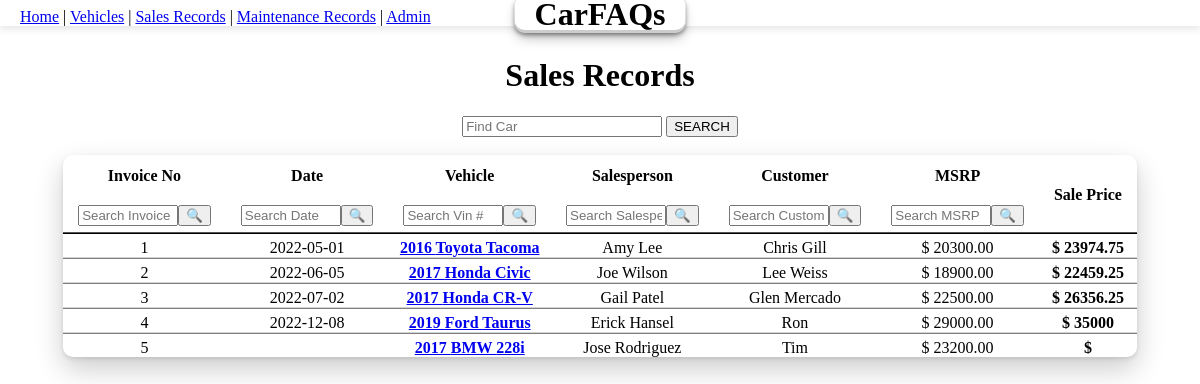
The app's page /sales with its own data.
### app.py (models this page shows, shortened)
class Sales(db.Model):
    s_invoiceNo = db.Column(db.Integer, primary_key = True)
    s_date = db.Column(db.String, unique = False)
    s_VIN = db.Column(db.String, unique = False)
    s_spID = db.Column(db.Integer, unique = False)
    s_cID = db.Column(db.Integer, unique = False)
    s_MSRP = db.Column(db.Integer, unique = False)
    s_totalCost = db.Column(db.Integer, unique = False)

class Vehicle(db.Model):
    v_VIN = db.Column(db.String, primary_key = True)
    v_year = db.Column(db.Integer, unique = False)
    v_make = db.Column(db.String, unique = False)
    v_model = db.Column(db.String, unique = False)
    v_trim = db.Column(db.Integer, unique = False)
    v_color = db.Column(db.Integer, nullable = True, unique = False)
    v_MSRP = db.Column(db.Float, unique = False)
    v_status = db.Column(db.String, unique = False)

class Salesperson(db.Model):
    sp_ID = db.Column(db.Integer, primary_key = True)
    sp_name = db.Column(db.String, unique = False)
    sp_position = db.Column(db.String, unique = False)

class Customer(db.Model):
    c_ID = db.Column(db.Integer, primary_key = True)
    c_name = db.Column(db.String, unique = False)
    c_phone = db.Column(db.String, unique = False)

### app.py (the view, shortened to what this page needs)
@app.route('/sales', methods = ['GET', 'POST'])
def sales():
    if request.method == 'GET':
        sales = (Sales.query.outerjoin(Salesperson, Salesperson.sp_ID==Sales.s_spID)
                            .outerjoin(Customer, Customer.c_ID==Sales.s_cID)
                            .outerjoin(Vehicle, Vehicle.v_VIN==Sales.s_VIN)
                            .add_columns(Salesperson.sp_name, Customer.c_name,Sales.s_invoiceNo,Sales.s_date,
                                        Sales.s_VIN,Sales.s_spID,Sales.s_cID,Sales.s_MSRP,Sales.s_totalCost,
                                        Vehicle.v_year,Vehicle.v_make,Vehicle.v_model,Vehicle.v_VIN)
                            .all())
        return render_template('sales.html', sales=sales)

### templates/sales.html (shortened to what this page needs)
<html>
    <link rel="stylesheet" href="{{ url_for('static', filename='css/login.css') }}">
    <div class = "transbox">
    <head>
        <div class="headerbar">
            <div class="headerbar-Links">
                <p><a href={{ url_for('home') }}>Home</a> |
                    <a href={{ url_for('cars') }}>Vehicles</a> |
                    <a href={{ url_for('sales') }}>Sales Records</a> |
                    <a href={{ url_for('maint') }}>Maintenance Records</a> |
                    <a href={{ url_for('admin') }}>Admin</a>
                    </p>
                <div class="headerbar-Title">
                    <h1 class="title">CarFAQs</h1>
                </div>
            </div>
        </div>
    </head>
    <body>
        <div class = "outerbox">
        <h1 class="pagetitle">Sales Records</h1>
        <form action="/sales" method="post">
            <div id="usrnm" class="txtf">
                <input id="username2" type="text" name="vinS" placeholder="Find Car">
                <input id="button2" type="submit" value="SEARCH">
            </div>
        </form>
        <div class = "innerbox">
        <table>
            <tr>
                <th>Invoice No<form action="/sales1" method="post">
                                <input id="username" type="text" name="v1" placeholder="Search Invoice Number">
                                <input id="button" type="submit" value="&#128269;">
                                </form></th>
                <th>Date<form action="/sales2" method="post">
                                <input id="username" type="text" name="v2" placeholder="Search Date">
                                <input id="button" type="submit" value="&#128269;">
                                </form></th>
                <th>Vehicle<form action="/sales" method="post">
                                <input id="username" type="text" name="vinS" placeholder="Search Vin #">
                                <input id="button" type="submit" value="&#128269;">
                                </form></th>
                <th>Salesperson<form action="/sales3" method="post">
                                <input id="username" type="text" name="v3" placeholder="Search Salesperson">
                                <input id="button" type="submit" value="&#128269;">
                                </form></th>
                <th>Customer<form action="/sales4" method="post">
                                <input id="username" type="text" name="v4" placeholder="Search Customer">
                                <input id="button" type="submit" value="&#128269;">
                                </form></th>
                <th>MSRP<form action="/sales5" method="post">
                                <input id="username" type="text" name="v5" placeholder="Search MSRP">
                                <input id="button" type="submit" value="&#128269;">
                                </form></th>
                <th>Sale Price</th>
            </tr>
            {% for eachSale in sales %}
                <tr>
                    <td>{{ eachSale.s_invoiceNo }}</td>
                    <td>{{ eachSale.s_date }}</td>
                    <td class="bold"><a href="cars/{{ eachSale.s_VIN }}/0">{{ eachSale.v_year }} {{ eachSale.v_make }} {{ eachSale.v_model}}</a></td>
                    <td>{{ eachSale.sp_name }}</td>
                    <td>{{ eachSale.c_name}}</td>
                    <td>$ {{ eachSale.s_MSRP}}.00</td>
                    <td class="bold">$ {{ eachSale.s_totalCost}}</td>
                </tr>
                {% endfor %}
        </table>
        </div>
    </body>
    <link href = "{{ url_for('static', filename='css/login.css') }}" rel = " stylesheet">
</html>

### static/css/login.css (style rules this page uses)
h1,h5 { text-align: center; }
table { border-radius: 10px; border-collapse: collapse; margin-left: auto; margin-right: auto; box-shadow: rgba(0, 0, 0, 0.2) 0px 12px 28px 0px, rgba(0, 0, 0, 0.1) 0px 2px 4px 0px, rgba(255, 255, 255, 0.05) 0px 0px 0px 1px inset; }
th { border-bottom: 2px inset black; padding: 12px 15px 8px 15px; }
td ,tr { padding: 5px 10px 0px 10px; justify-content: center; text-align: center; }
td { border-top: 2px inset lightgray; }
input[type=text] { margin-bottom:2px; }
.headerbar { background-color: white; position: relative; margin: -18px -8px 0px -8px; box-shadow: rgba(99, 99, 99, 0.2) 0px 2px 8px 0px; }
.headerbar-Links { text-align: left; padding: 2px 0px 0px 20px; }
h1.title { font-weight:900; position:absolute; left: 50%; transform: translateX(-50%); top: -15px; background-color: white; border-radius: 10px; padding: 0px 20px; box-shadow: rgba(0, 0, 0, 0.4) 0px 2px 4px, rgba(0, 0, 0, 0.3) 0px 7px 13px -3px, rgba(0, 0, 0, 0.2) 0px -3px 0px inset; }
h1.pagetitle { padding-top: 10px; }
.bold { font-weight:900; }
#usrnm { text-align: center; justify-content: center; }
#username { width: 100px; }
#username2 { width: 200px; }
#button { margin-left:-4px; }
#button2 { text-align: center; }
label.label, #username,#button { position:relative; top: 20px; }

### records on screen
Sales: s_invoiceNo "1", s_date "2022-05-01", v_year "2016", v_make "Toyota", v_model "Tacoma", sp_name "Amy Lee", c_name "Chris Gill", s_MSRP "20300", s_totalCost "23974.75"
Sales: s_invoiceNo "2", s_date "2022-06-05", v_year "2017", v_make "Honda", v_model "Civic", sp_name "Joe Wilson", c_name "Lee Weiss", s_MSRP "18900", s_totalCost "22459.25"
Sales: s_invoiceNo "3", s_date "2022-07-02", v_year "2017", v_make "Honda", v_model "CR-V", sp_name "Gail Patel", c_name "Glen Mercado", s_MSRP "22500", s_totalCost "26356.25"
Sales: s_invoiceNo "4", s_date "2022-12-08", v_year "2019", v_make "Ford", v_model "Taurus", sp_name "Erick Hansel", c_name "Ron", s_MSRP "29000", s_totalCost "35000"
Sales: s_invoiceNo "5", v_year "2017", v_make "BMW", v_model "228i", sp_name "Jose Rodriguez", c_name "Tim", s_MSRP "23200"
